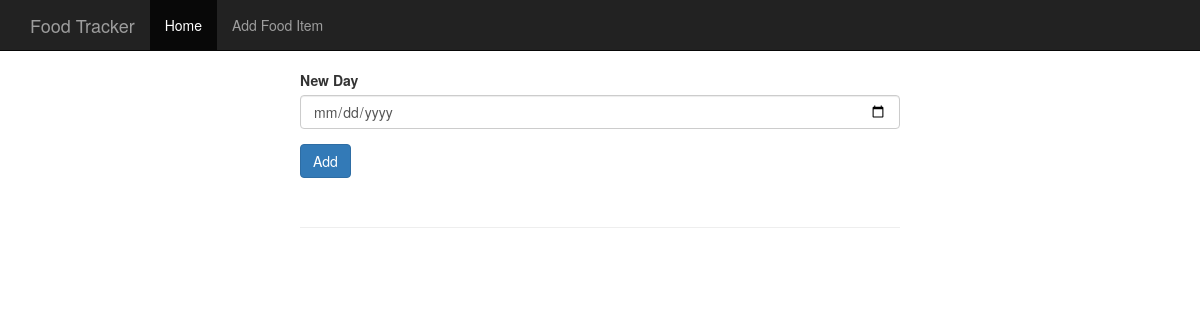
The app's page /, older data.
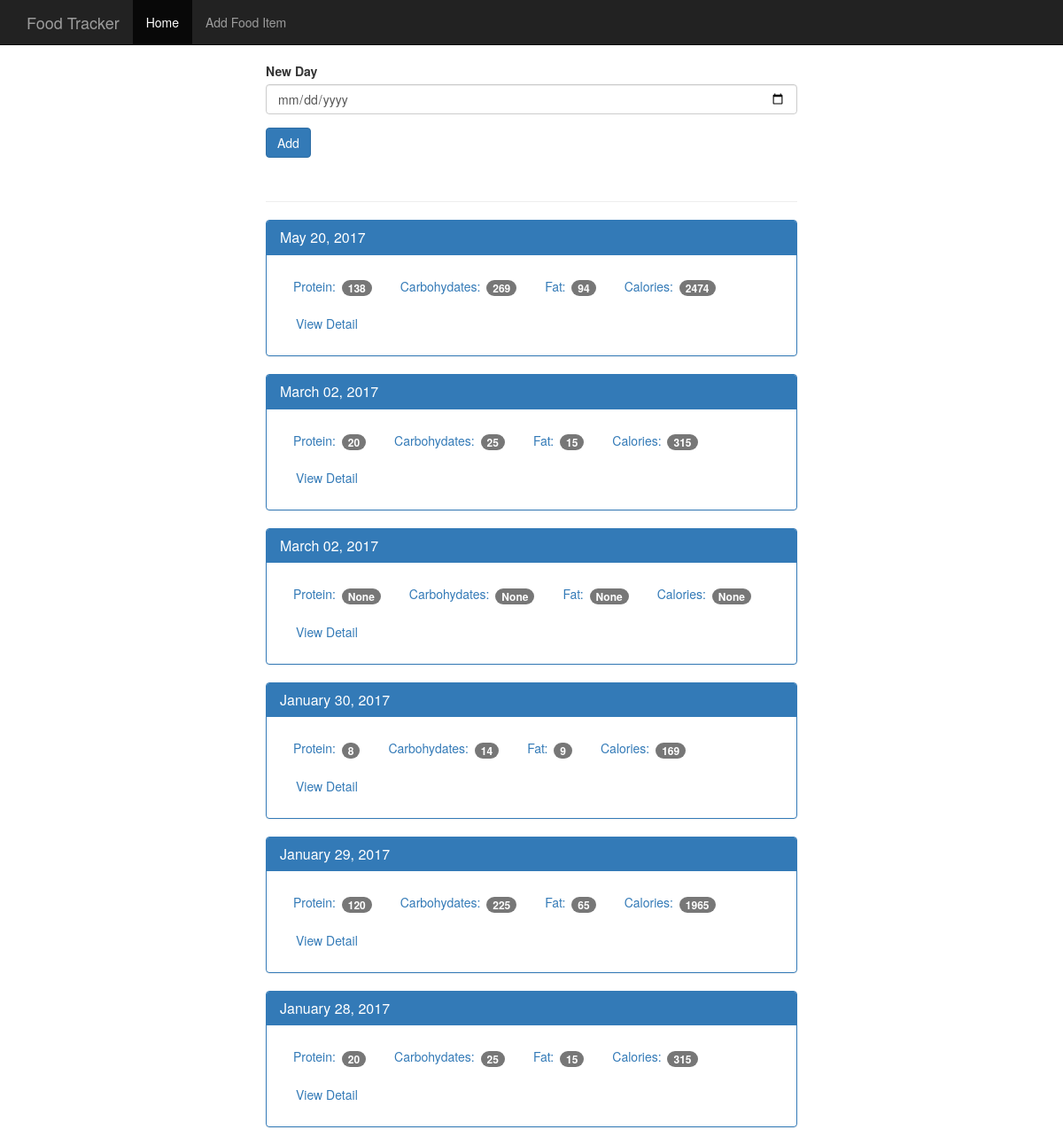
The same page, newer data.
### tables this page shows
CREATE TABLE log_date (
  id integer primary key autoincrement,
  entry_date date not null
);

### app.py (the view)
@app.route('/', methods=['GET', 'POST'])
def index():
  db = get_db()
  if request.method == 'POST':
    date = request.form['date']  #assume YYYY-MM-DD format
    dt = datetime.strptime(date, '%Y-%m-%d')
    database_date = dt.strftime('%Y%m%d')
    db.execute('insert into log_date (entry_date) values (?)', [database_date])
    db.commit()
  cur = db.execute('''select log_date.entry_date,
                   sum(food.protein) as protein,
                   sum(food.carbohydrates) as carbohydrates,
                   sum(food.fat) as fat,
                   sum(food.calories) as calories
                   from log_date
                   left join food_date on food_date.log_date_id = log_date.id
                   left join food on food.id = food_date.food_id
                   group by log_date.id order by log_date.entry_date desc''')
  results = cur.fetchall()
  date_results = []
  for i in results:
    single_date = {}
    single_date['entry_date'] = i['entry_date']
    single_date['protein'] = i['protein']
    single_date['carbohydrates'] = i['carbohydrates']
    single_date['fat'] = i['fat']
    single_date['calories'] = i['calories']
    d = datetime.strptime(str(i['entry_date']), '%Y%m%d')
    single_date['pretty_date'] = datetime.strftime(d, '%B %d, %Y')
    date_results.append(single_date)
  return render_template('home.html', results=date_results)

### app.py (called while the page is built)
@app.teardown_appcontext
def close(error):
  if hasattr(g, 'sqlite_db'):
    g.sqlite_db.close()

### database.py (called while the page is built)
def connect_db():
  sql = sqlite3.connect('food_log.db')
  sql.row_factory = sqlite3.Row
  return sql

def get_db():
  if not hasattr(g, 'sqlite3_db'):
    g.sqlite_db = connect_db()
  return g.sqlite_db

### templates/home.html
{% extends "base.html" %}
{% block body %}
    <nav class="navbar navbar-inverse navbar-fixed-top">
      <div class="container">
        <div class="navbar-header">
          <a class="navbar-brand" href="{{ url_for('index') }}">Food Tracker</a>
        </div>
        <div id="navbar" class="navbar-collapse collapse">
          <ul class="nav navbar-nav">
            <li class="active"><a href="{{ url_for('index') }}">Home</a></li>
            <li><a href="{{ url_for('food') }}">Add Food Item</a></li>
          </ul>
        </div>
      </div>
    </nav>
    <div class="container theme-showcase col-sm-6 col-sm-offset-3" role="main">
      <div class="row">
        <div>
          <form method="POST" action="/">
            <div class="form-group">
              <label for="new-day">New Day</label>
              <input type="date" class="form-control" name="date" id="new-day">
            </div>
            <button type="submit" class="btn btn-primary">Add</button>
          </form>
          <div class="page-header"></div>
          {% for r in results %}
          <div class="panel panel-primary">
            <div class="panel-heading">
              <h3 class="panel-title">{{r.pretty_date}}</h3>
            </div>
            <div class="panel-body">
              <ul class="nav nav-pills" role="tablist">
                <li><a>Protein: <span class="badge">{{ r.protein }}</span></a></li>
                <li><a>Carbohydates: <span class="badge">{{ r.carbohydrates }}</span></a></li>
                <li><a>Fat: <span class="badge">{{ r.fat }}</span></a></li>
                <li><a>Calories: <span class="badge">{{ r.calories }}</span></a></li>
                <li><a href="{{ url_for('view', date=r.entry_date) }}" type="button" class="btn btn-link">View Detail</a></li>
              </ul>
            </div>
          </div>
          {% endfor %}
        </div>
      </div>
    </div>
{% endblock %}

### templates/base.html (shortened to what this page needs)
<!DOCTYPE html>
<html lang="en">
  <head>
    <link href="{{ url_for('static', filename='bootstrap.min.css')}}" rel="stylesheet">
    <link href="{{url_for('static', filename='theme.css')}}" rel="stylesheet">
  </head>
  <body>
    {% block body %} {% endblock %}
  </body>
</html>

### static/theme.css (style rules this page uses)
body { padding-top: 70px; padding-bottom: 30px; }

Row changes from the older to the newer data that the page shows:
added log_date: pretty_date "May 20, 2017", protein "138", carbohydrates "269", fat "94", calories "2474"
added log_date: pretty_date "March 02, 2017", protein "20", carbohydrates "25", fat "15", calories "315"
added log_date: pretty_date "March 02, 2017", protein "None", carbohydrates "None", fat "None", calories "None"
added log_date: pretty_date "January 30, 2017", protein "8", carbohydrates "14", fat "9", calories "169"
added log_date: pretty_date "January 29, 2017", protein "120", carbohydrates "225", fat "65", calories "1965"
added log_date: pretty_date "January 28, 2017", protein "20", carbohydrates "25", fat "15", calories "315"
